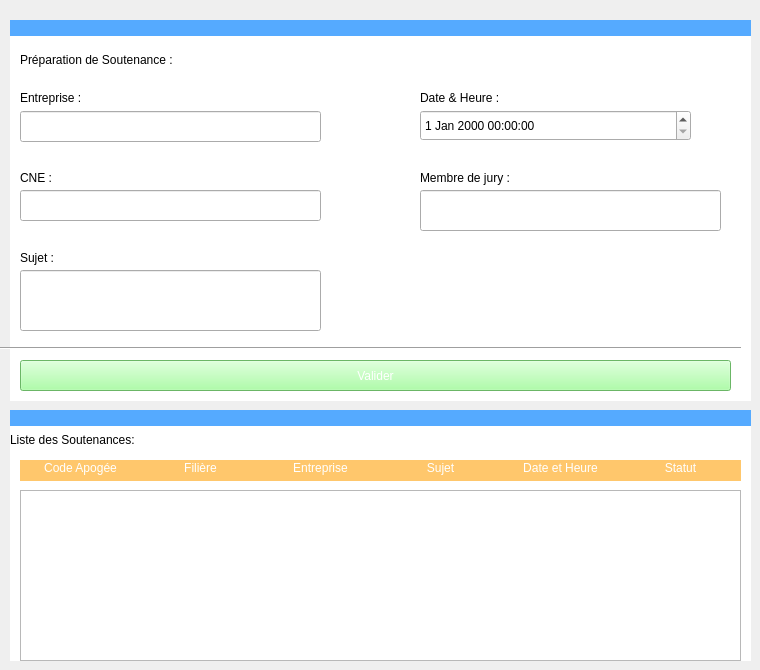
      <widget class="QWidget" name="soutenancePage">
       <widget class="QLabel" name="label_49">
        <property name="geometry">
         <rect>
          <x>170</x>
          <y>280</y>
          <width>211</width>
          <height>71</height>
         </rect>
        </property>
        <property name="text">
         <string/>
        </property>
       </widget>
       <widget class="QLabel" name="label_98">
        <property name="geometry">
         <rect>
          <x>10</x>
          <y>20</y>
          <width>741</width>
          <height>381</height>
         </rect>
        </property>
        <property name="styleSheet">
         <string notr="true">background-color: rgb(255, 255, 255);</string>
        </property>
        <property name="text">
         <string/>
        </property>
       </widget>
       <widget class="QLabel" name="label_99">
        <property name="geometry">
         <rect>
          <x>10</x>
          <y>20</y>
          <width>741</width>
          <height>16</height>
         </rect>
        </property>
        <property name="styleSheet">
         <string notr="true">background-color: rgb(85, 170, 255);</string>
        </property>
        <property name="text">
         <string/>
        </property>
       </widget>
       <widget class="QLabel" name="label_100">
        <property name="geometry">
         <rect>
          <x>20</x>
          <y>50</y>
          <width>221</width>
          <height>21</height>
         </rect>
        </property>
        <property name="styleSheet">
         <string notr="true">font: 900 11pt &quot;Segoe UI&quot;;</string>
        </property>
        <property name="text">
         <string>&lt;html&gt;&lt;head/&gt;&lt;body&gt;&lt;p&gt;Préparation de  Soutenance :&lt;/p&gt;&lt;/body&gt;&lt;/html&gt;</string>
        </property>
       </widget>
       <widget class="QLabel" name="label_101">
        <property name="geometry">
         <rect>
          <x>20</x>
          <y>90</y>
          <width>61</width>
          <height>16</height>
         </rect>
        </property>
        <property name="text">
         <string>Entreprise :</string>
        </property>
       </widget>
       <widget class="QLineEdit" name="lineEdit">
        <property name="geometry">
         <rect>
          <x>20</x>
          <y>111</y>
          <width>301</width>
          <height>31</height>
         </rect>
        </property>
       </widget>
       <widget class="QLabel" name="label_102">
        <property name="geometry">
         <rect>
          <x>20</x>
          <y>170</y>
          <width>61</width>
          <height>16</height>
         </rect>
        </property>
        <property name="text">
         <string>CNE :</string>
        </property>
       </widget>
       <widget class="QLineEdit" name="lineEdit_2">
        <property name="geometry">
         <rect>
          <x>20</x>
          <y>190</y>
          <width>301</width>
          <height>31</height>
         </rect>
        </property>
       </widget>
       <widget class="QLabel" name="label_103">
        <property name="geometry">
         <rect>
          <x>20</x>
          <y>250</y>
          <width>61</width>
          <height>16</height>
         </rect>
        </property>
        <property name="text">
         <string>Sujet :</string>
        </property>
       </widget>
       <widget class="QLineEdit" name="lineEdit_3">
        <property name="geometry">
         <rect>
          <x>20</x>
          <y>270</y>
          <width>301</width>
          <height>61</height>
         </rect>
        </property>
        <property name="alignment">
         <set>Qt::AlignLeading|Qt::AlignLeft|Qt::AlignTop</set>
        </property>
        <property name="placeholderText">
         <string/>
        </property>
       </widget>
       <widget class="QLabel" name="label_104">
        <property name="geometry">
         <rect>
          <x>420</x>
          <y>90</y>
          <width>81</width>
          <height>16</height>
         </rect>
        </property>
        <property name="text">
         <string>Date &amp; Heure :</string>
        </property>
       </widget>
       <widget class="QDateTimeEdit" name="dateTimeEdit">
        <property name="geometry">
         <rect>
          <x>420</x>
          <y>110</y>
          <width>271</width>
          <height>31</height>
         </rect>
        </property>
       </widget>
       <widget class="QLabel" name="label_105">
        <property name="geometry">
         <rect>
          <x>420</x>
          <y>170</y>
          <width>91</width>
          <height>16</height>
         </rect>
        </property>
        <property name="text">
         <string>Membre de jury :</string>
        </property>
       </widget>
       <widget class="QLineEdit" name="lineEdit_4">
        <property name="geometry">
         <rect>
          <x>420</x>
          <y>190</y>
          <width>301</width>
          <height>41</height>
         </rect>
        </property>
        <property name="alignment">
         <set>Qt::AlignLeading|Qt::AlignLeft|Qt::AlignTop</set>
        </property>
       </widget>
       <widget class="Line" name="line_7">
        <property name="geometry">
         <rect>
          <x>0</x>
          <y>340</y>
          <width>741</width>
          <height>16</height>
         </rect>
        </property>
        <property name="orientation">
         <enum>Qt::Horizontal</enum>
        </property>
       </widget>
       <widget class="QPushButton" name="sout_valid_btn">
        <property name="geometry">
         <rect>
          <x>20</x>
          <y>360</y>
          <width>711</width>
          <height>31</height>
         </rect>
        </property>
        <property name="styleSheet">
         <string notr="true">font: 900 11pt &quot;Segoe UI&quot;;
color: rgb(255, 255, 255);
background-color: rgb(150, 255, 143);</string>
        </property>
        <property name="text">
         <string>Valider</string>
        </property>
       </widget>
       <widget class="QLabel" name="label_108">
        <property name="geometry">
         <rect>
          <x>10</x>
          <y>410</y>
          <width>741</width>
          <height>251</height>
         </rect>
        </property>
        <property name="styleSheet">
         <string notr="true">background-color: rgb(255, 255, 255);</string>
        </property>
        <property name="text">
         <string/>
        </property>
       </widget>
       <widget class="QLabel" name="label_109">
        <property name="geometry">
         <rect>
          <x>10</x>
          <y>430</y>
          <width>171</width>
          <height>21</height>
         </rect>
        </property>
        <property name="styleSheet">
         <string notr="true">font: 900 11pt &quot;Segoe UI&quot;;</string>
        </property>
        <property name="text">
         <string>&lt;html&gt;&lt;head/&gt;&lt;body&gt;&lt;p&gt;Liste des Soutenances:&lt;/p&gt;&lt;/body&gt;&lt;/html&gt;</string>
        </property>
       </widget>
       <widget class="QLabel" name="label_110">
        <property name="geometry">
         <rect>
          <x>10</x>
          <y>410</y>
          <width>741</width>
          <height>16</height>
         </rect>
        </property>
        <property name="styleSheet">
         <string notr="true">background-color: rgb(85, 170, 255);</string>
        </property>
        <property name="text">
         <string/>
        </property>
       </widget>
       <widget class="QLabel" name="label_111">
        <property name="geometry">
         <rect>
          <x>20</x>
          <y>460</y>
          <width>721</width>
          <height>21</height>
         </rect>
        </property>
        <property name="styleSheet">
         <string notr="true">background-color: rgb(255, 199, 108);</string>
        </property>
        <property name="text">
         <string/>
        </property>
       </widget>
       <widget class="QTableView" name="sout_tableView">
        <property name="geometry">
         <rect>
          <x>20</x>
          <y>490</y>
          <width>721</width>
          <height>171</height>
         </rect>
        </property>
       </widget>
       <widget class="QLabel" name="label_112">
        <property name="geometry">
         <rect>
          <x>20</x>
          <y>460</y>
          <width>121</width>
          <height>16</height>
         </rect>
        </property>
        <property name="styleSheet">
         <string notr="true">color: rgb(255, 255, 255);
font: 900 10pt &quot;Segoe UI&quot;;</string>
        </property>
        <property name="text">
         <string>&lt;html&gt;&lt;head/&gt;&lt;body&gt;&lt;p align=&quot;center&quot;&gt;Code Apogée&lt;/p&gt;&lt;/body&gt;&lt;/html&gt;</string>
        </property>
       </widget>
       <widget class="QLabel" name="label_113">
        <property name="geometry">
         <rect>
          <x>140</x>
          <y>460</y>
          <width>121</width>
          <height>16</height>
         </rect>
        </property>
        <property name="styleSheet">
         <string notr="true">color: rgb(255, 255, 255);
font: 900 10pt &quot;Segoe UI&quot;;</string>
        </property>
        <property name="text">
         <string>&lt;html&gt;&lt;head/&gt;&lt;body&gt;&lt;p align=&quot;center&quot;&gt;Filière&lt;/p&gt;&lt;/body&gt;&lt;/html&gt;</string>
        </property>
       </widget>
       <widget class="QLabel" name="label_114">
        <property name="geometry">
         <rect>
          <x>260</x>
          <y>460</y>
          <width>121</width>
          <height>16</height>
         </rect>
        </property>
        <property name="styleSheet">
         <string notr="true">color: rgb(255, 255, 255);
font: 900 10pt &quot;Segoe UI&quot;;</string>
        </property>
        <property name="text">
         <string>&lt;html&gt;&lt;head/&gt;&lt;body&gt;&lt;p align=&quot;center&quot;&gt;Entreprise&lt;/p&gt;&lt;/body&gt;&lt;/html&gt;</string>
        </property>
       </widget>
       <widget class="QLabel" name="label_115">
        <property name="geometry">
         <rect>
          <x>380</x>
          <y>460</y>
          <width>121</width>
          <height>16</height>
         </rect>
        </property>
        <property name="styleSheet">
         <string notr="true">color: rgb(255, 255, 255);
font: 900 10pt &quot;Segoe UI&quot;;</string>
        </property>
        <property name="text">
         <string>&lt;html&gt;&lt;head/&gt;&lt;body&gt;&lt;p align=&quot;center&quot;&gt;Sujet&lt;/p&gt;&lt;/body&gt;&lt;/html&gt;</string>
        </property>
       </widget>
       <widget class="QLabel" name="label_116">
        <property name="geometry">
         <rect>
          <x>620</x>
          <y>460</y>
          <width>121</width>
          <height>16</height>
         </rect>
        </property>
        <property name="styleSheet">
         <string notr="true">color: rgb(255, 255, 255);
font: 900 10pt &quot;Segoe UI&quot;;</string>
        </property>
        <property name="text">
         <string>&lt;html&gt;&lt;head/&gt;&lt;body&gt;&lt;p align=&quot;center&quot;&gt;Statut&lt;/p&gt;&lt;/body&gt;&lt;/html&gt;</string>
        </property>
       </widget>
       <widget class="QLabel" name="label_117">
        <property name="geometry">
         <rect>
          <x>500</x>
          <y>460</y>
          <width>121</width>
          <height>16</height>
         </rect>
        </property>
        <property name="styleSheet">
         <string notr="true">color: rgb(255, 255, 255);
font: 900 10pt &quot;Segoe UI&quot;;</string>
        </property>
        <property name="text">
         <string>&lt;html&gt;&lt;head/&gt;&lt;body&gt;&lt;p align=&quot;center&quot;&gt;Date et Heure&lt;/p&gt;&lt;/body&gt;&lt;/html&gt;</string>
        </property>
       </widget>
      </widget>
